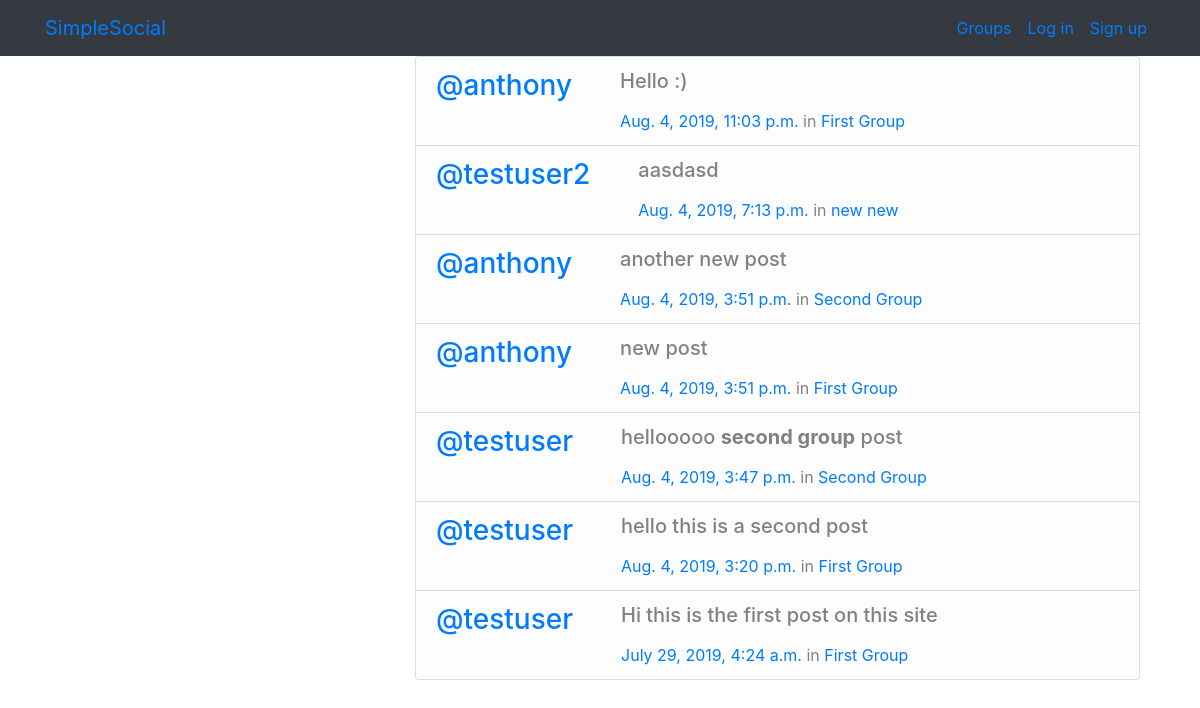
/posts/, run on the app's committed database.
### posts/models.py (models this page shows, shortened)
class Post(models.Model):
    user = models.ForeignKey(User, related_name="posts",on_delete=models.CASCADE)
    created_at = models.DateTimeField(auto_now=True)
    message = models.TextField()
    message_html = models.TextField(editable=False)
    group = models.ForeignKey(Group, related_name="posts",null=True, blank=True,on_delete=models.CASCADE)
    class Meta:
        ordering = ["-created_at"]
        unique_together = ["user", "message"]

### groups/models.py (models this page shows, shortened)
class Group(models.Model):
    name = models.CharField(max_length = 255, unique = True)
    slug = models.SlugField(allow_unicode=True, unique = True)
    description = models.TextField(blank=True,default= '')
    description_html = models.TextField(editable=False, default='',blank=True )
    members = models.ManyToManyField(User, through= 'GroupMember')
    class Meta:
        ordering = ['name']

### posts/views.py (the view)
# urls.py: path('', views.PostList.as_view(), name="all"),
class PostList(SelectRelatedMixin, ListView):
    model = Post
    select_related = ('user', 'group')

### posts/templates/posts/post_list.html (shortened to what this page needs)
{% extends 'posts/post_base.html' %}
{% block pre_post %}
    <div class="col-md-4">
    </div>
{% endblock %}
{% block post_content %}
<div class="col-md-8 list-group">
    {% for post in post_list %}
        <div class="list-group-item list-group-item-action list-group-item-light">
                {% include "posts/_post.html" %}
        </div>
	{% endfor %}
</div>
{% endblock %}

### posts/templates/posts/post_base.html (shortened to what this page needs)
{% extends "base.html" %}
{% block content %}
    <div class="posts-page">
        <div class="container">
            <div class="row">
                {% block pre_post %}{% endblock%}
                {% block post_content %}{% endblock%}
            </div>
        </div>
    </div>
{% endblock %}

### templates/base.html (shortened to what this page needs)
{% load static %}
<!DOCTYPE html>
<html>
<head>
    <link rel="stylesheet" href="https://stackpath.bootstrapcdn.com/bootstrap/4.3.1/css/bootstrap.min.css">
    <link rel="stylesheet" href="{% static 'simplesocial/css/master.css'%}">
</head>
<body>
    <nav class="navbar navbar-expand-lg bg-dark mynav" role="navigation" id="navbar">
        <div class="container">
            <div class="navbar-nav align-items-center">
            <a class="navbar-brand mynav" href="{% url 'home' %}">SimpleSocial</a>
            </div>
            <div class="navbar-nav ml-auto">
            {% if user.is_authenticated %}
                <a class="nav-item nav-link" href="{% url 'posts:all' %}" class="btn btn-simple">Posts</a>
                <a class="nav-item nav-link" href="{% url 'posts:create' %}" class="btn btn-simple">Create Post</a>
                <a class="nav-item nav-link" href="{% url 'groups:all' %}" class="btn btn-simple">Groups</a>
                <a class="nav-item nav-link" href="{% url 'groups:create' %}" class="btn btn-simple">Create Group</a>
                <a class="nav-item nav-link" href="{% url 'accounts:logout' %}" class="btn btn-simple">Log out</a>
            {% else %}
                <a class="nav-item nav-link" href="{% url 'groups:all' %}"class="btn btn-simple">Groups</a>
                <a class="nav-item nav-link" href="{% url 'accounts:login' %}" class="btn btn-simple">Log in</a>
                <a class="nav-item nav-link" href="{% url 'accounts:signup' %}" class="btn btn-simple">Sign up</a>
            {% endif %}
            </div>
        </div>
    </nav>
    <div class="container">
        {% block content %}
        {% endblock %}
    </div>
</body>
</html>

### posts/templates/posts/_post.html (shortened to what this page needs)
    <div class="media">
        <h3 class="mr-5"><a href="{% url 'posts:for_user' username=post.user.username %}">@{{ post.user.username }}</a></h3>
        <div class="media-body">
            <h5>{{ post.message_html|safe }}</h5>
                <time class="time"><a href="{% url 'posts:single' username=post.user.username pk=post.pk %}">{{ post.created_at }}</a></time>
                {% if post.group %}
                <span class="group-name">in <a href="{% url 'groups:single' slug=post.group.slug %}">{{ post.group.name }}</a></span>
                {% endif %}
        </div>
    </div>

### data on the page
Post: user.username "anthony", message_html "Hello :)", created_at "Aug. 4, 2019, 11:03 p.m.", group.name "First Group"
Post: user.username "testuser2", message_html "aasdasd", created_at "Aug. 4, 2019, 7:13 p.m.", group.name "new new"
Post: user.username "anthony", message_html "another new post", created_at "Aug. 4, 2019, 3:51 p.m.", group.name "Second Group"
Post: user.username "anthony", message_html "new post", created_at "Aug. 4, 2019, 3:51 p.m.", group.name "First Group"
Post: user.username "testuser", message_html "hellooooo second group post", created_at "Aug. 4, 2019, 3:47 p.m.", group.name "Second Group"
Post: user.username "testuser", message_html "hello this is a second post", created_at "Aug. 4, 2019, 3:20 p.m.", group.name "First Group"
Post: user.username "testuser", message_html "Hi this is the first post on this site", created_at "July 29, 2019, 4:24 a.m.", group.name "First Group"
